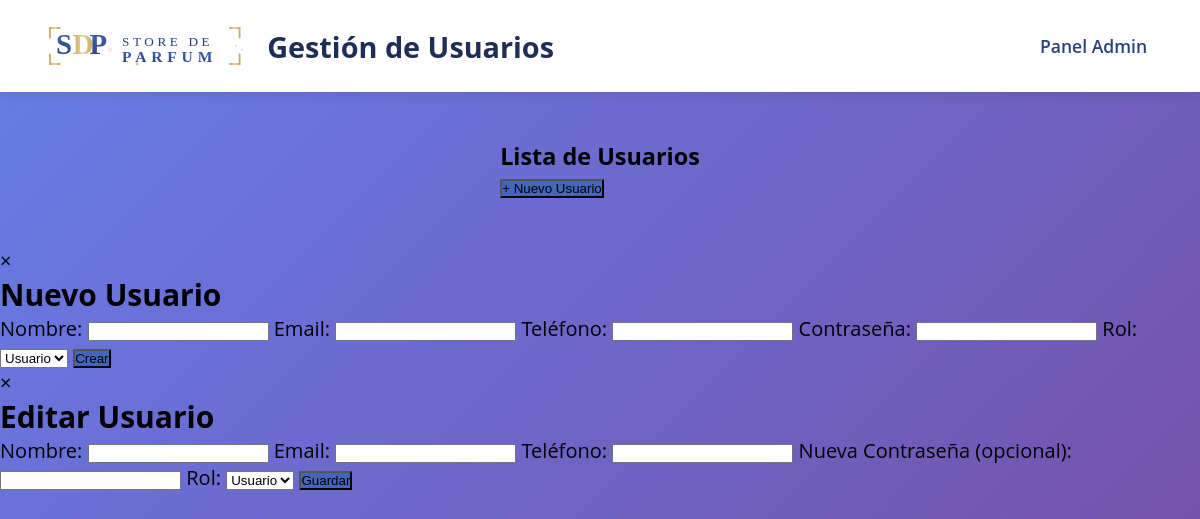
The page /admin/gestion_usuarios_logica.php on the database as committed earlier.
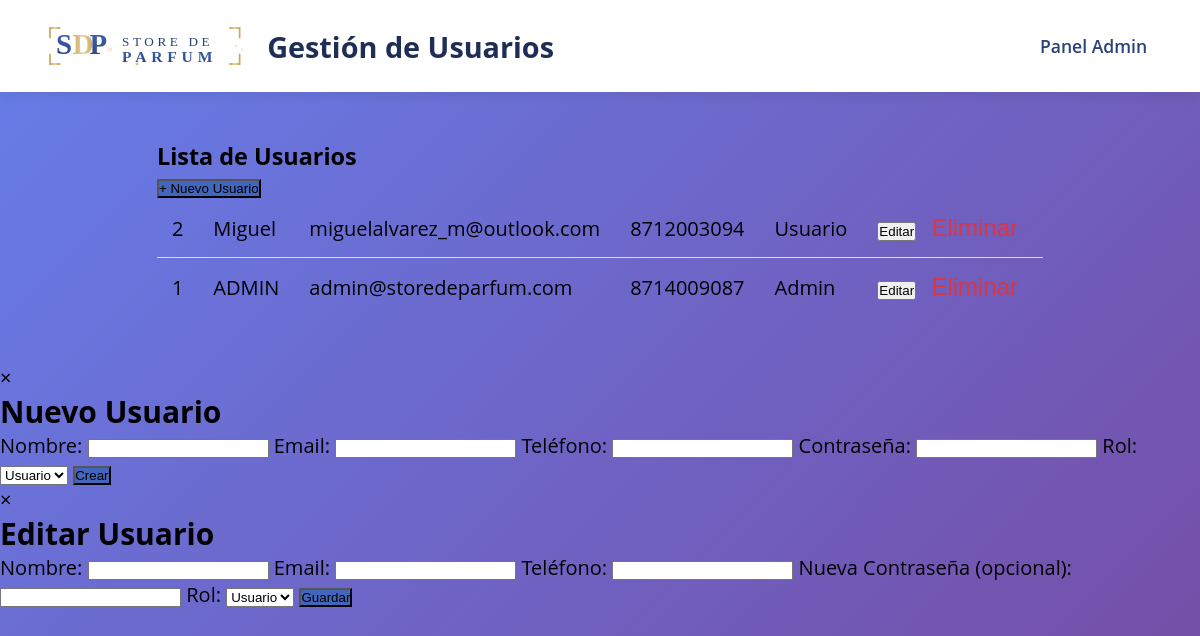
The same page on the database as committed later.
### tables this page shows
CREATE TABLE `usuarios` (
  `usr_id` int(11) NOT NULL,
  `usr_email` varchar(100) NOT NULL,
  `usr_nombre` varchar(100) NOT NULL,
  `usr_contrasena` varchar(255) NOT NULL,
  `usr_telefono` varchar(15) NOT NULL,
  `usr_rol` enum('admin','usuario') NOT NULL,
  `usr_fecha_creacion` timestamp NULL DEFAULT current_timestamp()
);

### admin/gestion_usuarios_logica.php (the view, shortened to what this page needs)
<?php
require '../config/conexion_mysql.php';
$query = "SELECT usr_id, usr_email, usr_nombre, usr_telefono, usr_rol, usr_fecha_creacion FROM usuarios ORDER BY usr_fecha_creacion DESC";
$result = $conn->query($query);
?>
<!DOCTYPE html>
<html lang="es">
<head>
    <link rel="stylesheet" href="../assets/css/estilos.css">
</head>
<body class="admin-page">
<header class="admin-header">
    <nav class="admin-nav">
        <div class="logo">
            <img src="./img/icons/logo.svg" alt="Logo">
            <h1>Gestión de Usuarios</h1>
        </div>
        <ul class="nav-links">
            <li><a href="panel_admin.php">Panel Admin</a></li>
        </ul>
    </nav>
</header>
<div class="admin-container">
    <div class="usuarios-section">
        <div class="section-header">
            <h3>Lista de Usuarios</h3>
            <button class="btn-primary" onclick="abrirModalCrear()">+ Nuevo Usuario</button>
        </div>
        <table>
            <tbody>
                <?php while ($usuario = $result->fetch_assoc()): ?>
                <tr>
                    <td><?php echo $usuario['usr_id']; ?></td>
                    <td><?php echo htmlspecialchars($usuario['usr_nombre']); ?></td>
                    <td><?php echo htmlspecialchars($usuario['usr_email']); ?></td>
                    <td><?php echo htmlspecialchars($usuario['usr_telefono']); ?></td>
                    <td><?php echo ucfirst($usuario['usr_rol']); ?></td>
                    <td class="acciones">
                        <button class="btn-editar" onclick='abrirModalEditar(<?php echo json_encode($usuario); ?>)'>Editar</button>
                        <button class="btn-eliminar" onclick="eliminar(<?php echo $usuario['usr_id']; ?>)">Eliminar</button>
                    </td>
                </tr>
                <?php endwhile; ?>
            </tbody>
        </table>
    </div>
</div>
<div id="modalCrear" class="modal">
    <div class="modal-content">
        <span class="close" onclick="cerrarModal('modalCrear')">&times;</span>
        <h2>Nuevo Usuario</h2>
        <form action="guardar_usuario.php" method="POST">
            <label>Nombre:</label>
            <input type="text" name="nombre" required>
            <label>Email:</label>
            <input type="email" name="email" required>
            <label>Teléfono:</label>
            <input type="tel" name="telefono" required>
            <label>Contraseña:</label>
            <input type="password" name="contrasena" required>
            <label>Rol:</label>
            <select name="rol" required>
                <option value="usuario">Usuario</option>
            </select>
            <button type="submit" class="btn-primary">Crear</button>
        </form>
    </div>
</div>
<div id="modalEditar" class="modal">
    <div class="modal-content">
        <span class="close" onclick="cerrarModal('modalEditar')">&times;</span>
        <h2>Editar Usuario</h2>
        <form action="../usuarios/actualizar_usuario.php" method="POST">
            <label>Nombre:</label>
            <input type="text" name="nombre" id="edit_nombre" required>
            <label>Email:</label>
            <input type="email" name="email" id="edit_email" required>
            <label>Teléfono:</label>
            <input type="tel" name="telefono" id="edit_telefono" required>
            <label>Nueva Contraseña (opcional):</label>
            <input type="password" name="contrasena">
            <label>Rol:</label>
            <select name="rol" id="edit_rol" required>
                <option value="usuario">Usuario</option>
            </select>
            <button type="submit" class="btn-primary">Guardar</button>
        </form>
    </div>
</div>
</body>
</html>

### assets/css/estilos.css (style rules this page uses)
* { margin: 0; padding: 0; box-sizing: border-box; }
:root { --color-50: #ECF0F8; --color-100: #CAD4EC; --color-200: #A8B8E1; --color-300: #869CD5; --color-400: #6481C9; --color-500: #4265BD; --color-600: #36539B; --color-700: #2A4179; --color-800: #1E2E57; --color-900: #0F172B; --color-950: #070A13; }
body { font-size: 20px; font-family: 'Open Sans', sans-serif; min-height: 100vh; display: flex; flex-direction: column; }
header { position: sticky; top: 0; z-index: 999; }
.admin-page { background: linear-gradient(135deg, #667eea 0%, #764ba2 100%); min-height: 100vh; margin: 0; padding: 0; }
.admin-nav { display: flex; justify-content: space-between; align-items: center; max-width: 1400px; margin: 0 auto; padding: 1rem 2rem; position: relative; z-index: 1; }
.admin-nav::before { content: ''; position: absolute; top: 0; left: 50%; transform: translateX(-50%); width: 100vw; height: 100%; background-color: #ffffff; box-shadow: 0 4px 12px rgba(0, 0, 0, 0.08); z-index: -1; }
.admin-nav .logo { display: flex; align-items: center; gap: 1.2rem; }
.admin-nav .logo img { height: 60px; width: auto; }
.admin-nav .logo h1 { font-size: 1.8rem; color: #1E2E57; margin: 0; font-weight: 700; }
.nav-links { list-style: none; margin: 0; padding: 0; }
.nav-links a { color: #2A4179; text-decoration: none; font-weight: 600; font-size: 1.1rem; padding: 0.7rem 1.3rem; border-radius: 8px; transition: all 0.2s ease-in-out; }
.admin-container { max-width: 1400px; margin: 3rem auto; padding: 0 2rem; }
table { width: 100%; border-collapse: collapse; }
th, td { padding: 12px 15px; text-align: left; border-bottom: 1px solid #ddd; }
tr:last-child td { border-bottom: none; }
.btn-primary { background-color: var(--color-500); }
.btn-eliminar { color: #dc3545; border: none; background: none; cursor: pointer; font-size: 1.5rem; padding: 5px 10px; transition: all 0.2s ease; line-height: 1; }

Rows that differ between the two databases and show on the page:
added usuarios: usr_id "2", usr_nombre "Miguel", usr_email "miguelalvarez_m@outlook.com", usr_telefono "8712003094", usr_rol "Usuario"
added usuarios: usr_id "1", usr_nombre "ADMIN", usr_email "admin@storedeparfum.com", usr_telefono "8714009087", usr_rol "Admin"
